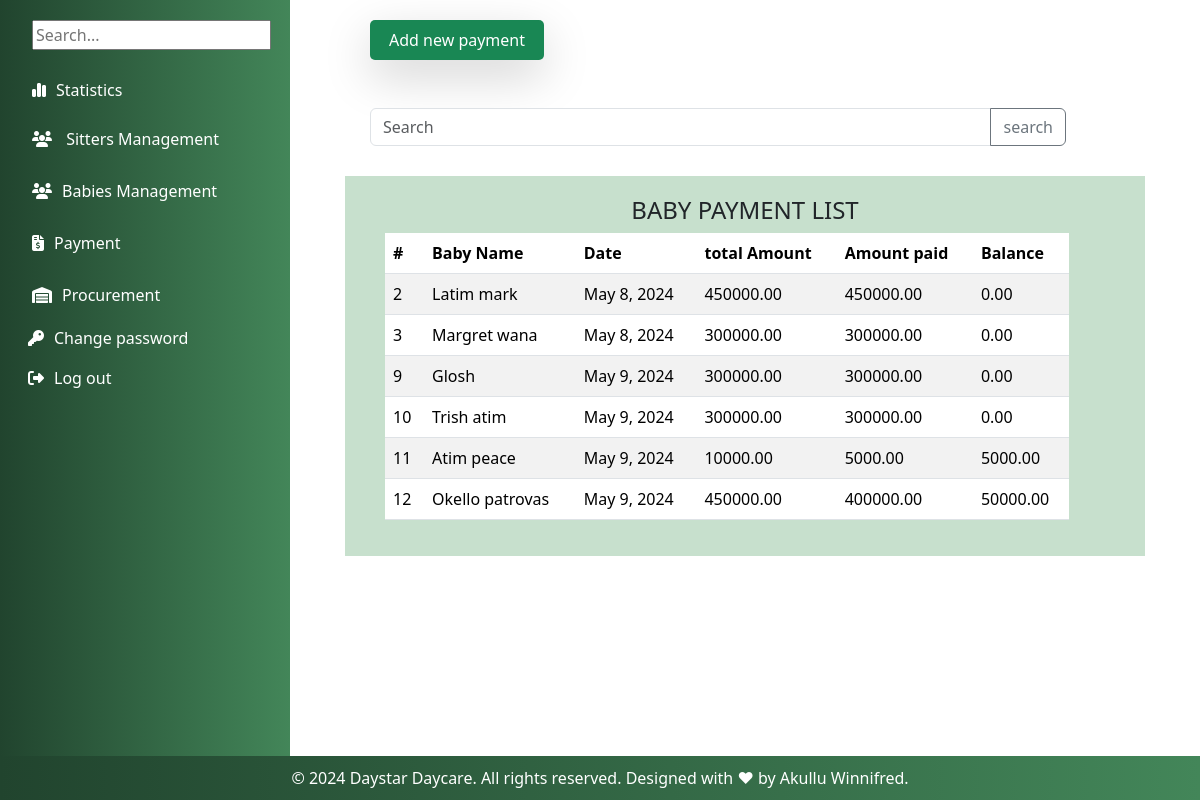
The app's page /babypaymentlist/ (signed in) with its own data.
### myapp/models.py (models this page shows, shortened)
class BabyPayment(models.Model):
    name = models.CharField(max_length=200,validators=[validate_letters])
    payment_date = models.DateField()
    full_day = models.BooleanField(default=False,blank=True)
    half_day = models.BooleanField(default=False,blank=True)
    monthly = models.BooleanField(default=False,blank=True)
    monthly = models.BooleanField(default=False,blank=True)
    total_amount_due = models.DecimalField(max_digits=10, decimal_places=2,blank=True)
    amount_paid = models.DecimalField(max_digits=10, decimal_places=2)
    remaining_balance = models.DecimalField(max_digits=10, decimal_places=2,default=False,blank=True)

### myapp/views.py (the view)
# urls.py: path('babypaymentlist/',views.babypaymentlist,name='babypaymentlist'),
@login_required
def babypaymentlist(request):
    babypayment=BabyPayment.objects.all()
    return render(request,'baby_payments/babypaymentlist.html',{'babypayment':babypayment})

### myapp/templates/baby_payments/babypaymentlist.html (shortened to what this page needs)
{% extends 'base.html' %}
{% block content %}
<button class="p-2 bg-teal-500 rounded-lg shadow-lg bg bg-success"
    style="margin-left: 60px; border-radius: 5px; border: #B4BDFF; width: 20%; height: 5%;"><a
        style="color: white; text-decoration: none;" href="/sitterpayment">Add new payment</a></button>
<br><br><br>
<form method="GET" action="{% url 'search_babies' %}" class="mb-3">
    <div class="input-group" style="margin-left: 60px; width: 80%; margin-bottom: 10px; border: 20px; border-color: #337357">
    <input type="text" class="form-control" placeholder="Search" name="search_query">
    <button class="btn btn-outline-secondary" type="submit"> search</button>
    </div>
</form>
<div class="container">
    <h4 class="text-center">BABY PAYMENT LIST</h4>
    <table class="table table-striped" style="width: 90%; margin-left: 20px;">
        <thead>
            <tr>
                <th>#</th>
                <th>Baby Name</th>
                <th>Date</th>
                <th>total Amount</th>
                <th>Amount paid</th>
                <th>Balance</th>
            </tr>
        </thead>
        <tbody>
            {% for each in babypayment %}
            <tr>
                <td> {{each.id}}</td>
                <td>{{each.name}}</td>
                <td>{{each.payment_date}}</td>
                <td>{{each.total_amount_due}}</td>
                <td>{{each.amount_paid}}</td>
                <td>{{each.remaining_balance}}</td>
</div>
</tr>
{% endfor %}
{% endblock %}

### myapp/static/css/base.css (style rules this page uses)
body { min-height: 100vh; }

### myapp/templates/baby_payments/babypaymentlist.html (style rules this page uses)
.container { padding-top: 20px; margin-top: 30px; margin-bottom: 60px; max-width: 800px; background-color: rgba(153, 198, 165, 0.55); padding: 20px; }

### records on screen
BabyPayment: id "2", name "Latim mark", payment_date "May 8, 2024", total_amount_due "450000.00", amount_paid "450000.00", remaining_balance "0.00"
BabyPayment: id "3", name "Margret wana", payment_date "May 8, 2024", total_amount_due "300000.00", amount_paid "300000.00", remaining_balance "0.00"
BabyPayment: id "9", name "Glosh", payment_date "May 9, 2024", total_amount_due "300000.00", amount_paid "300000.00", remaining_balance "0.00"
BabyPayment: id "10", name "Trish atim", payment_date "May 9, 2024", total_amount_due "300000.00", amount_paid "300000.00", remaining_balance "0.00"
BabyPayment: id "11", name "Atim peace", payment_date "May 9, 2024", total_amount_due "10000.00", amount_paid "5000.00", remaining_balance "5000.00"
BabyPayment: id "12", name "Okello patrovas", payment_date "May 9, 2024", total_amount_due "450000.00", amount_paid "400000.00", remaining_balance "50000.00"
